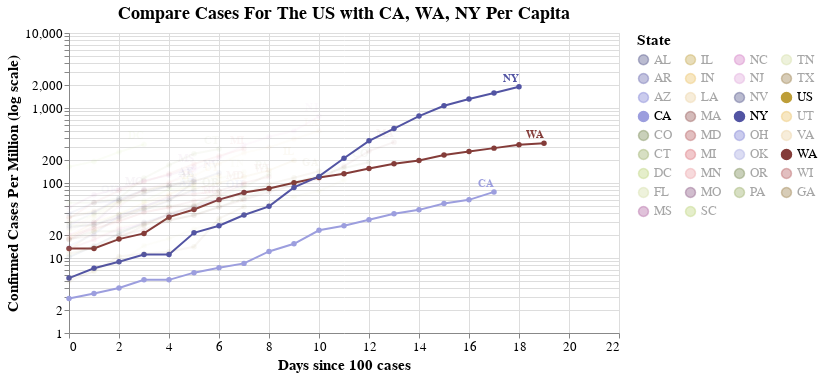

Write notebook code for a chart like this one.
### Markdown cell above
> Warning: The number of cases per capita can be heavily biased depending on a state's testing procedures and how widely the population is tested.  Read with caution.

### Code cell
#hide_input
make_since_chart_percapita(['US'])

### Figure 1 — Vega-Lite specification as saved in the notebook (floating-point values rounded to 4 significant figures; data arrays with more than 128 entries replaced by an {"elided": "..."} marker saying what was removed)
{"config": {"view": {"continuousWidth": 400, "continuousHeight": 300}, "axis": {"labelFontSize": 13, "titleFontSize": 15}, "legend": {"labelFontSize": 13, "titleFontSize": 15}, "title": {"fontSize": 18}}, "layer": [{"mark": {"type": "line", "point": true}, "encoding": {"color": {"type": "nominal", "field": "State", "legend": {"columns": 4, "symbolLimit": 57}, "scale": {"scheme": "category20b"}}, "opacity": {"condition": {"value": 1, "selection": "selector002"}, "value": 0.05}, "tooltip": [{"type": "temporal", "field": "date"}, {"type": "nominal", "field": "State"}, {"type": "quantitative", "field": "Confirmed Cases"}, {"type": "quantitative", "field": "Confirmed Deaths"}, {"type": "quantitative", "field": "population"}, {"type": "quantitative", "field": "deaths_per_m"}, {"type": "quantitative", "field": "cases_per_m"}, {"type": "quantitative", "field": "Days since 100 cases"}, {"type": "quantitative", "field": "Days since first death"}], "x": {"type": "quantitative", "field": "Days since 100 cases"}, "y": {"type": "quantitative", "field": "cases_per_m", "scale": {"type": "log"}, "title": "Confirmed Cases Per Million (log scale)"}}, "selection": {"selector002": {"type": "multi", "fields": ["State"], "bind": "legend", "init": [{"State": "US"}, {"State": "CA"}, {"State": "WA"}, {"State": "NY"}]}}, "width": 550}, {"mark": {"type": "text", "align": "right", "dy": -8, "fontWeight": "bold"}, "encoding": {"color": {"type": "nominal", "field": "State", "legend": {"columns": 4, "symbolLimit": 57}, "scale": {"scheme": "category20b"}}, "opacity": {"condition": {"value": 1, "selection": "selector002"}, "value": 0.05}, "text": {"type": "nominal", "field": "State"}, "tooltip": [{"type": "temporal", "field": "date"}, {"type": "nominal", "field": "State"}, {"type": "quantitative", "field": "Confirmed Cases"}, {"type": "quantitative", "field": "Confirmed Deaths"}, {"type": "quantitative", "field": "population"}, {"type": "quantitative", "field": "deaths_per_m"}, {"type": "quantitative", "field": "cases_per_m"}, {"type": "quantitative", "field": "Days since 100 cases"}, {"type": "quantitative", "field": "Days since first death"}], "x": {"type": "quantitative", "field": "Days since 100 cases"}, "y": {"type": "quantitative", "field": "cases_per_m", "scale": {"type": "log"}, "title": "Confirmed Cases Per Million (log scale)"}}, "transform": [{"filter": "(datum['date'] >= 1585180800000)"}], "width": 550}], "data": {"name": "data-0d088898ca8fac2b6df4db9a2ae434ad"}, "title": "Compare Cases For The US with CA, WA, NY Per Capita", "$schema": "https://vega.github.io/schema/vega-lite/v4.0.2.json", "datasets": {"data-0d088898ca8fac2b6df4db9a2ae434ad": {"elided": "316 records"}}}
